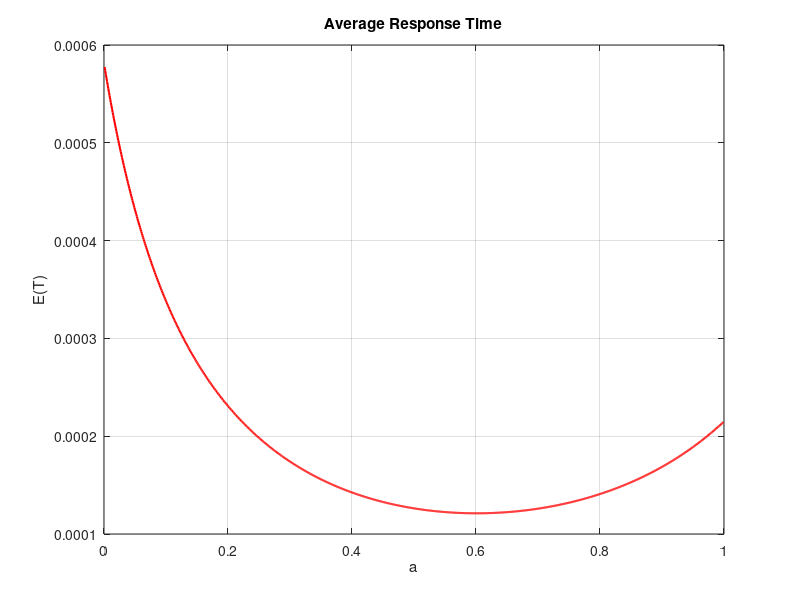

MATLAB code for this plot:
clear;
clc;
close all;
pkg load queueing;

% E(T) diagram for a < 1

a = 0.001:0.001:0.999;
lambda = 10000;
lambda_1 = lambda*a;
lambda_2 = lambda*(1-a);
mu_1 = 14650;
mu_2 = 11720;

[U_1, R_1, Q_1, X_1, P_1] = qsmm1(lambda_1, mu_1);
[U_2, R_2, Q_2, X_2, P_2] = qsmm1(lambda_2, mu_2);

ET = (Q_1 + Q_2)/lambda;

figure(1);
plot(a, ET, "r", "linewidth", 1.5);
grid on;
title("Average Response Time");
xlabel("a");
ylabel("E(T)");


% display a that minimizes E(T)

[Emin, min_a] = min(ET);
% min(ET) returns the index of a => 
% multiply by the step and add offset to get the value
min_a = 0.001*min_a + 0.001; 
display("E(T) is minimum for a = ");
display(min_a);
